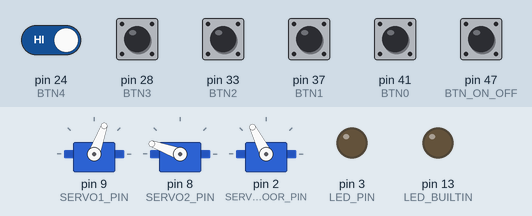
Recording of a sketch running on a simulated Arduino Mega 2560, built with avr-gcc and run on an emulated ATmega2560. Shown: 3 × servo, output pins drawn as LEDs (lit = HIGH). Inputs (shaded band) come from the test bench; at power-on: pin 24 (BTN4), pin 28 (BTN3), pin 33 (BTN2), pin 37 (BTN1), pin 41 (BTN0), pin 47 (BTN_ON_OFF) HIGH. What the sketch prints to the serial monitor is not drawn.

Above: at 2.2 s.
2.3 s: pin 47 (BTN_ON_OFF) pulled LOW for 0.15 s
At 3.3 s:
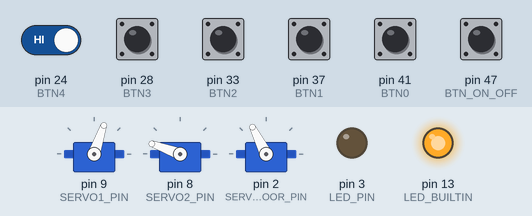
3.9 s: pin 47 (BTN_ON_OFF) pulled LOW for 1 s
At 4.7 s:
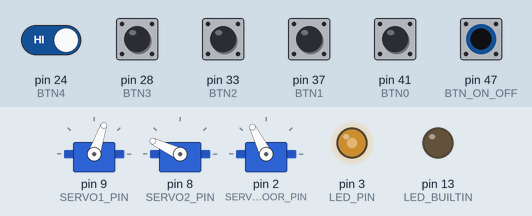
6.4 s: pin 24 (BTN4) driven LOW and pin 47 (BTN_ON_OFF) driven LOW
At 7.0 s:
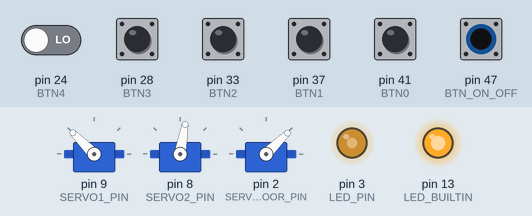
7.9 s: pin 47 (BTN_ON_OFF) driven HIGH
At 9.1 s:
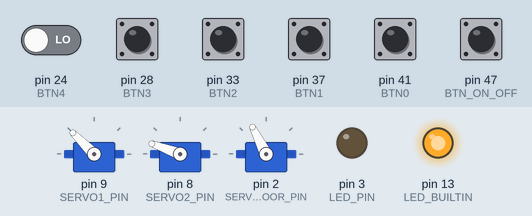
9.4 s: pin 47 (BTN_ON_OFF) driven LOW
At 10.5 s:
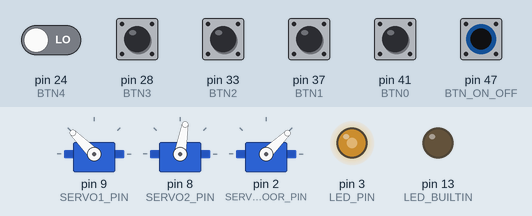
10.9 s: pin 24 (BTN4) driven HIGH
At 11.05 s:
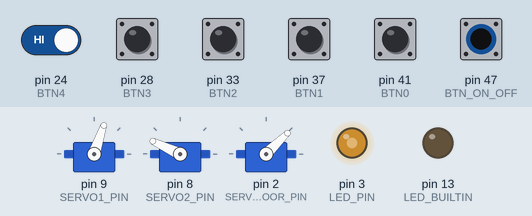
Timing chart, 0 to 13.7 s (numbered marks = the images above; inputs shaded):
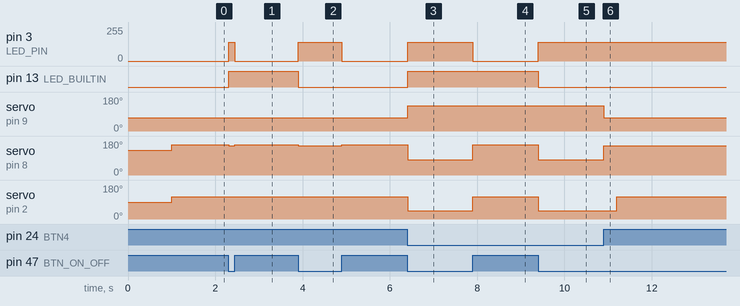

The sketch:

pointles_box.ino
```cpp
#include <Servo.h>  // used if
//#include <VarSpeedServo.h>

// --------CONSTANTS (won't change)---------------
// PINS
int POT1PIN = A11;
int POT2PIN = A12;
int BTN_ON_OFF = 47;
int BTN0 = 41;
int BTN1 = 37;
int BTN2 = 33;
int BTN3 = 28;
int BTN4 = 24;
int LED_PIN=3;

int SERVO1_PIN = 9;
int SERVO2_PIN = 8;
int SERVODOOR_PIN = 2;

//------------ VARIABLES (will change)---------------------
Servo servo1;  // create servo object to control a servo
Servo servo2;
Servo servoDoor;

int pot1, pot2;
int pos1,pos2;    // variable to store the servo position

int speedServo1, speedServo2;


const long intervalLed = 1000;
const long intervalPrintStatus= 1000;

unsigned long previousMillis = 0;
unsigned long currentMillis;
unsigned long dellayDoorMills;
unsigned long doorDellayInterval = 300;
unsigned long dellayWaitPosMills;
unsigned long waitPosDellayInterval = 250;
unsigned long lastRobotPressedBtnTime = 0;
unsigned long dellayBackDriving = 100;


enum eBtnState{
  BTN_ON =0,
  BTN_OFF =1
};

int ledState = LOW;
bool btn_state[5];
int nextBtnToPress=0;
int prevBtnToPress=0;
bool waitPointReached;

int servo1_pos[5] = {17,41,71,99,135};
int servo2_pos[5] = {80,80,80,85,80};
int servo2_wait_pos = 95;
int servo2_down_pos = 155;

int s1Pos;
int s2Pos;

enum working_mode{
MANU,
AUTO
};
working_mode mode = AUTO;

//------------     FUNCTIONS      ---------------------
void myPinMode(void);
void blinkInternalLed(void);
void updateBtn(void);
void update_fifo(void);
void closeDoor(void);
void openDoor(void);
void ifTurnedOff(void);
void doorLogic(void);


void setup() {
  Serial.begin(9600);
  servo1.attach(SERVO1_PIN);  // attaches the servo on pin 9 to the servo object
  servo2.attach(SERVO2_PIN);
  servoDoor.attach(SERVODOOR_PIN);
  //door.attach();
  myPinMode();
  if (mode == AUTO)
  {
   servo1.write(70);
   servo2.write(130);
   delay(1000);
  }
}


void loop()
{
  // OFF STATE
  ifTurnedOff();

  // ON STATE
  currentMillis = millis();

  // LEDs
  analogWrite(LED_PIN, 140);
  blinkInternalLed();

  // MANUAL mode - drive servos with potentiometers
  if (mode == MANU){manual_mode();}

  updateBtn();
  //printStatus();
  doorLogic();


  if (nextBtnToPress != prevBtnToPress and nextBtnToPress > 0 and prevBtnToPress >0)
  {
    dellayWaitPosMills  = currentMillis +55*abs(prevBtnToPress-nextBtnToPress)+75;  //+waitPosDellayInterval
  }
  if (nextBtnToPress >0 and dellayWaitPosMills > currentMillis)
  {
    //goToWaitPos();
    s1Pos = servo1_pos[nextBtnToPress-1];
    s2Pos = servo2_wait_pos;
  }
  else if (currentMillis > dellayWaitPosMills and nextBtnToPress >0)
  {
    //pressButton();
    s1Pos = servo1_pos[nextBtnToPress-1];
    s2Pos = servo2_pos[nextBtnToPress-1];
  }
  else
  {
    s1Pos = servo1_pos[2];
    s2Pos = servo2_down_pos;
  }


  servo1.write(s1Pos);
  servo2.write(s2Pos);

  if (nextBtnToPress >0)
  {
    prevBtnToPress = nextBtnToPress;
  }
  previousMillis = currentMillis;
}


void doorLogic()
{

  if (currentMillis > lastRobotPressedBtnTime+doorDellayInterval and nextBtnToPress ==0)
  {
    closeDoor();
  }
  else if (nextBtnToPress > 0)
  {
    openDoor();
  }
}

void myPinMode(){
  pinMode(BTN_ON_OFF, INPUT_PULLUP);
  pinMode(BTN0, INPUT_PULLUP);
  pinMode(BTN1, INPUT_PULLUP);
  pinMode(BTN2, INPUT_PULLUP);
  pinMode(BTN3, INPUT_PULLUP);
  pinMode(BTN4, INPUT_PULLUP);
  pinMode(LED_BUILTIN, OUTPUT);
}


void manual_mode(){
   pot1 = analogRead(POT1PIN);
   pot2 = analogRead(POT2PIN);
   pos1 = map(pot1, 0, 1023, 10, 122); // limit servos
   pos2 = map(pot2, 0, 1023, 30, 127);
   servo1.write(pos1);
   servo2.write(pos2);
}


void blinkInternalLed(){
   if (currentMillis - previousMillis >= intervalLed)
   {
    // save the last time
      if (ledState  == LOW) {
      ledState = HIGH;
    } else {
      ledState = LOW;
    }
    digitalWrite(LED_BUILTIN, ledState);   // turn the LED on (HIGH is the voltage level)
   }
}

void updateBtn()
{
  btn_state[0] = digitalRead(BTN0);
  btn_state[1] = digitalRead(BTN1);
  btn_state[2] = digitalRead(BTN2);
  btn_state[3] = digitalRead(BTN3);
  btn_state[4] = digitalRead(BTN4);

  for(int i = 0;i<5; i++)
  {
    if(btn_state[i]== BTN_OFF and nextBtnToPress == i+1)
    {
      nextBtnToPress = 0;
      lastRobotPressedBtnTime = millis();
    }
  }

  if (nextBtnToPress == 0)
  {
    for(int i = 0;i<5;i++)
    {
     if(btn_state[i] == BTN_ON and lastRobotPressedBtnTime + dellayBackDriving < millis())
     {
        nextBtnToPress = i+1;
        break;
     }
    }
  }
}

void openDoor()
{
  servoDoor.write(44);
}

void closeDoor()
{
  servoDoor.write(117);
}

void ifTurnedOff()
{
  while (digitalRead(BTN_ON_OFF)==HIGH)
  {
    Serial.print("Turned OFF");
    analogWrite(LED_PIN, 0);
    //servo1.write(17);
    servo2.write(160);
    updateBtn();
    closeDoor();
    //delay(1000);
  }
}
```

Measured:
- after the input at 2.3 s, pin 3 (LED_PIN): 0/255 → 140/255 at once, → 0/255 0.14 s later; pin 13 (LED_BUILTIN): LOW → HIGH at once; servo on pin 9 (SERVO1_PIN): 70° → 71° at once; servo on pin 8 (SERVO2_PIN): 160° → 155° at once, → 160° 0.14 s later
- after the input at 3.9 s, pin 3 (LED_PIN): 0/255 → 140/255 at once, → 0/255 1.0 s later; pin 13 (LED_BUILTIN): HIGH → LOW at once; servo on pin 8 (SERVO2_PIN): 160° → 155° at once, → 160° 1.0 s later
- after the input at 6.4 s, pin 3 (LED_PIN): 0/255 → 140/255 at once; pin 13 (LED_BUILTIN): LOW → HIGH at once; servo on pin 9 (SERVO1_PIN): 71° → 135° at once; servo on pin 8 (SERVO2_PIN): 160° → 80° at once; servo on pin 2 (SERVODOOR_PIN): 117° → 44° at once
- after the input at 7.9 s, pin 3 (LED_PIN): 140/255 → 0/255 at once; servo on pin 8 (SERVO2_PIN): 80° → 160° at once; servo on pin 2 (SERVODOOR_PIN): 44° → 117° at once
- after the input at 9.4 s, pin 3 (LED_PIN): 0/255 → 140/255 at once; pin 13 (LED_BUILTIN): HIGH → LOW at once; servo on pin 8 (SERVO2_PIN): 160° → 80° at once; servo on pin 2 (SERVODOOR_PIN): 117° → 44° at once
- after the input at 10.9 s, servo on pin 9 (SERVO1_PIN): 135° → 71° at once; servo on pin 8 (SERVO2_PIN): 80° → 155° at once; servo on pin 2 (SERVODOOR_PIN): 44° → 117° after 0.30 s
